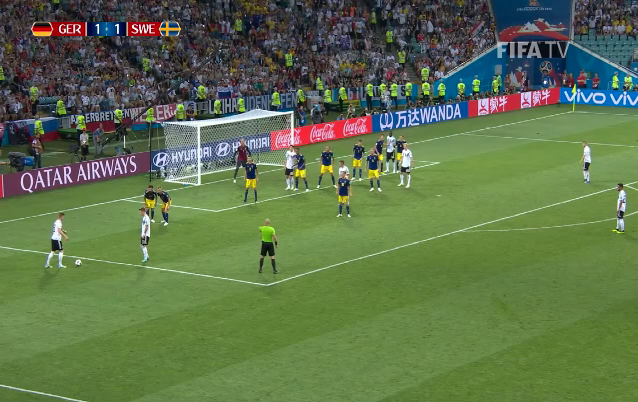
#> input picture frame 13 of keras-video-classification/videos/soccer.mp4, 638 x 402 px, given in place of the camera
$ python video_face_detector.py
#> lines starting #> are read from the running program, lines starting #| are printed output that depends on the picture
# -----------------------------
#   USAGE
# -----------------------------
# python video_face_detector.py

# -----------------------------
#   IMPORTS
# -----------------------------
# Import the necessary packages
from imutils.video import VideoStream
import argparse
import imutils
import time
import cv2

# Construct the argument parser and parse the arguments
ap = argparse.ArgumentParser()
ap.add_argument("-c", "--cascade", type=str, default="cascades/haarcascade_frontalface_default.xml",
                help="Path to haar cascade face detector .xml file")
args = vars(ap.parse_args())

# Load the Haar Cascade Face Detector from disk
print("[INFO] Loading face detector...")
detector = cv2.CascadeClassifier(args["cascade"])

# Initialize the video stream and allow the camera sensor to warm up
print("[INFO] Starting video stream...")
vs = VideoStream(src=0).start()
time.sleep(2.0)

# Loop over the frames from the video stream
while True:
    # Grab the image from the video stream, resize it and then convert it to grayscale
    frame = vs.read()
#> frame is the input picture: shape (402, 638, 3); mean B, G, R 75.6, 114.3, 94.2
    frame = imutils.resize(frame, width=500)
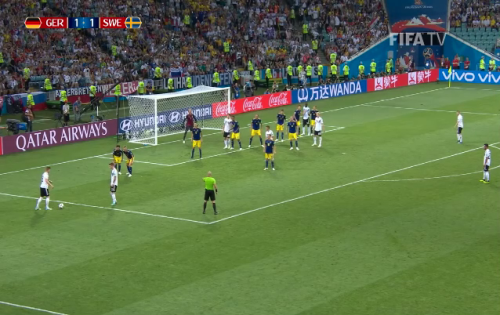
#> frame: shape (315, 500, 3); mean B, G, R 75.6, 114.3, 94.2
    gray = cv2.cvtColor(frame, cv2.COLOR_BGR2GRAY)
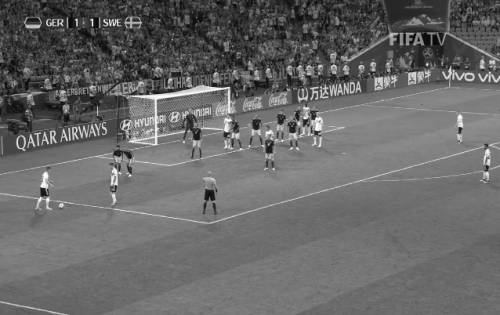
#> gray: shape (315, 500); min 8, max 252, mean 103.9
    # Perform face detection
    print("[INFO] Performing face detection...")
    rects = detector.detectMultiScale(gray, scaleFactor=1.05, minNeighbors=5, minSize=(30, 30),
                                      flags=cv2.CASCADE_SCALE_IMAGE)
#> rects = ()
    print("[INFO] {} faces detected!".format(len(rects)))
#| [INFO] 0 faces detected!
    # Loop over the bounding boxes
    for (x, y, w, h) in rects:
        # Draw the face bounding box on the image
        cv2.rectangle(frame, (x, y), (x + w, y + h), (0, 255, 0), 2)
#> this loop made 0 passes
    # Show the output image frame
    cv2.imshow("Frame", frame)
    key = cv2.waitKey(1) & 0xFF
#> (key q is pressed here)
    # If the 'Q' key was pressed, break from the loop
    if key == ord("q"):
        break

# Do a bit of cleanup
cv2.destroyAllWindows()
vs.stop()

$ run again, starting later in the video
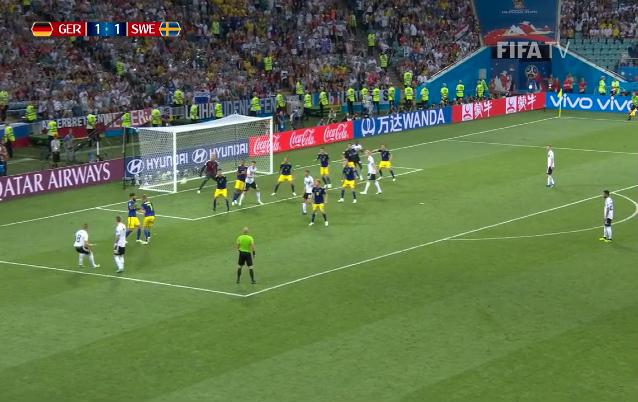
#> input picture frame 62 of keras-video-classification/videos/soccer.mp4, 638 x 402 px, given in place of the camera
#> frame is the input picture: shape (402, 638, 3); mean B, G, R 77.6, 115.3, 95.4
#> `frame = imutils.resize(frame, width=500)`:
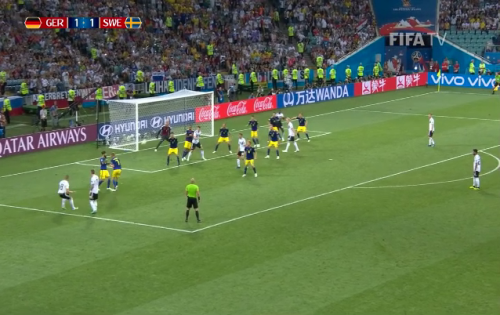
#> frame: shape (315, 500, 3); mean B, G, R 77.6, 115.3, 95.4
#> `gray = cv2.cvtColor(frame, cv2.COLOR_BGR2GRAY)`:
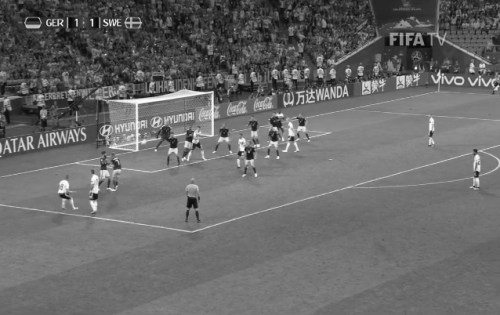
#> gray: shape (315, 500); min 6, max 252, mean 105.1
#> rects = ()
#| [INFO] 0 faces detected!

$ run again, starting later in the video
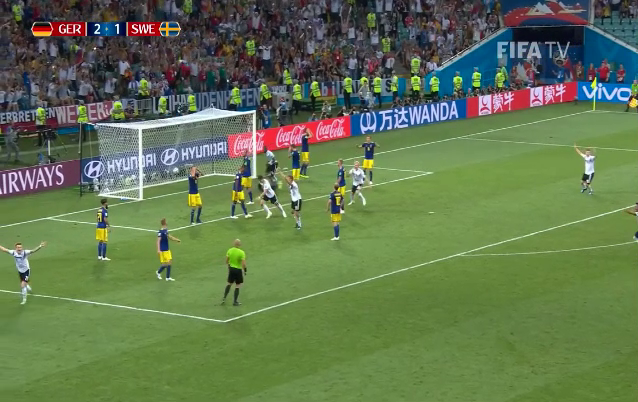
#> input picture frame 110 of keras-video-classification/videos/soccer.mp4, 638 x 402 px, given in place of the camera
#> frame is the input picture: shape (402, 638, 3); mean B, G, R 79.9, 118.1, 98.5
#> `frame = imutils.resize(frame, width=500)`:
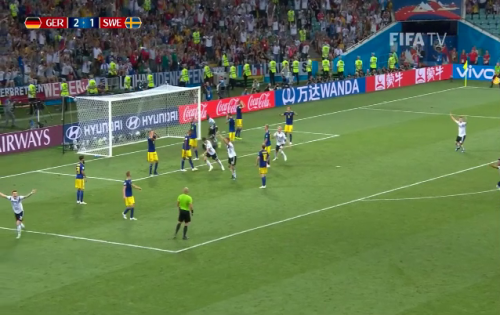
#> frame: shape (315, 500, 3); mean B, G, R 79.9, 118.1, 98.5
#> `gray = cv2.cvtColor(frame, cv2.COLOR_BGR2GRAY)`:
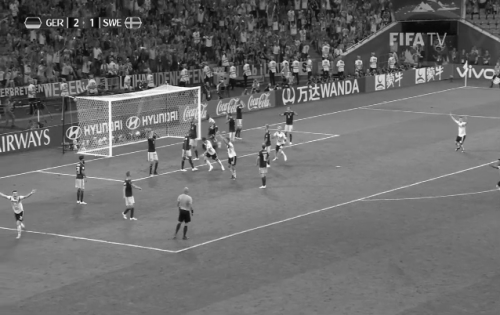
#> gray: shape (315, 500); min 6, max 252, mean 107.9
#> rects = ()
#| [INFO] 0 faces detected!
